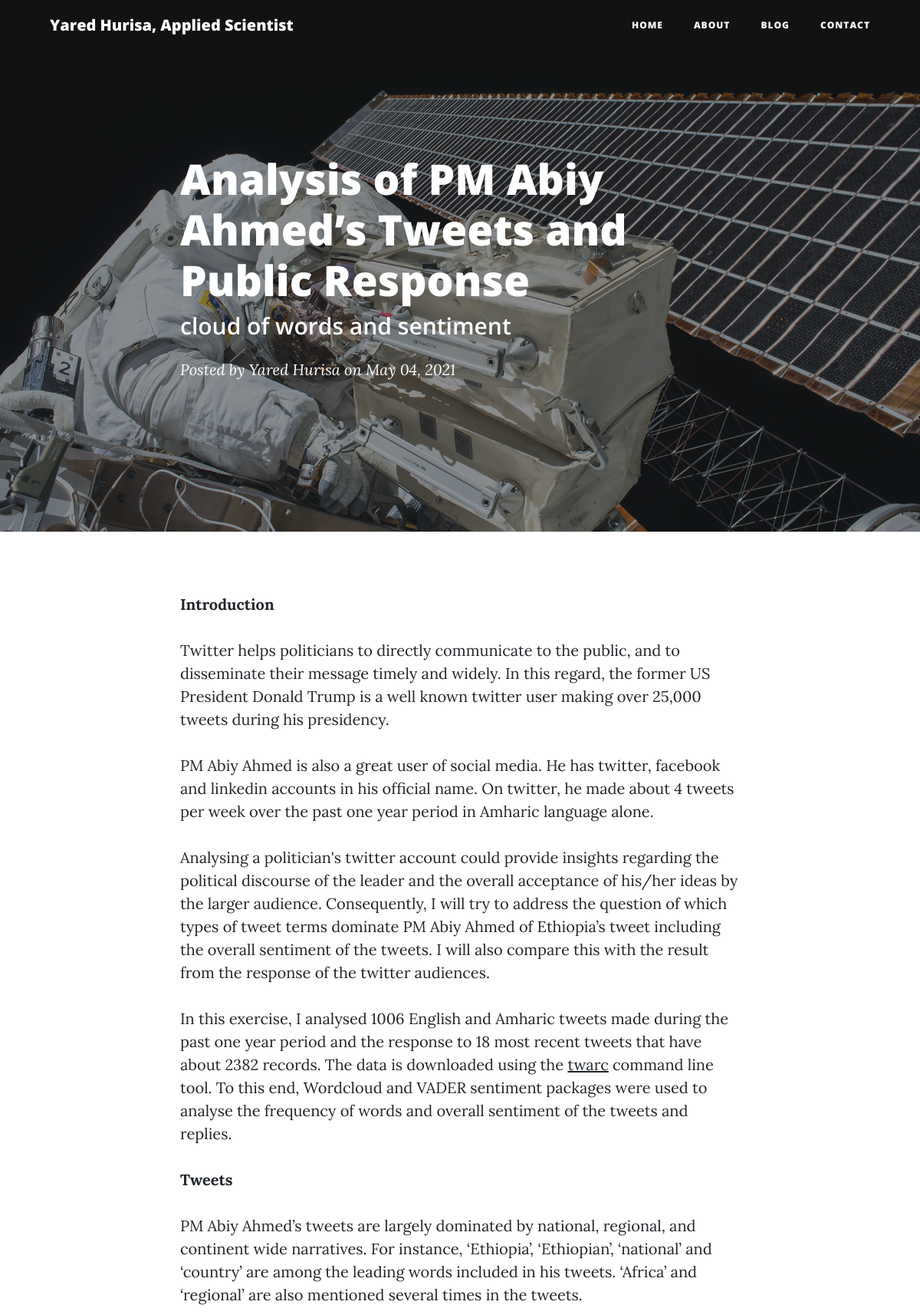
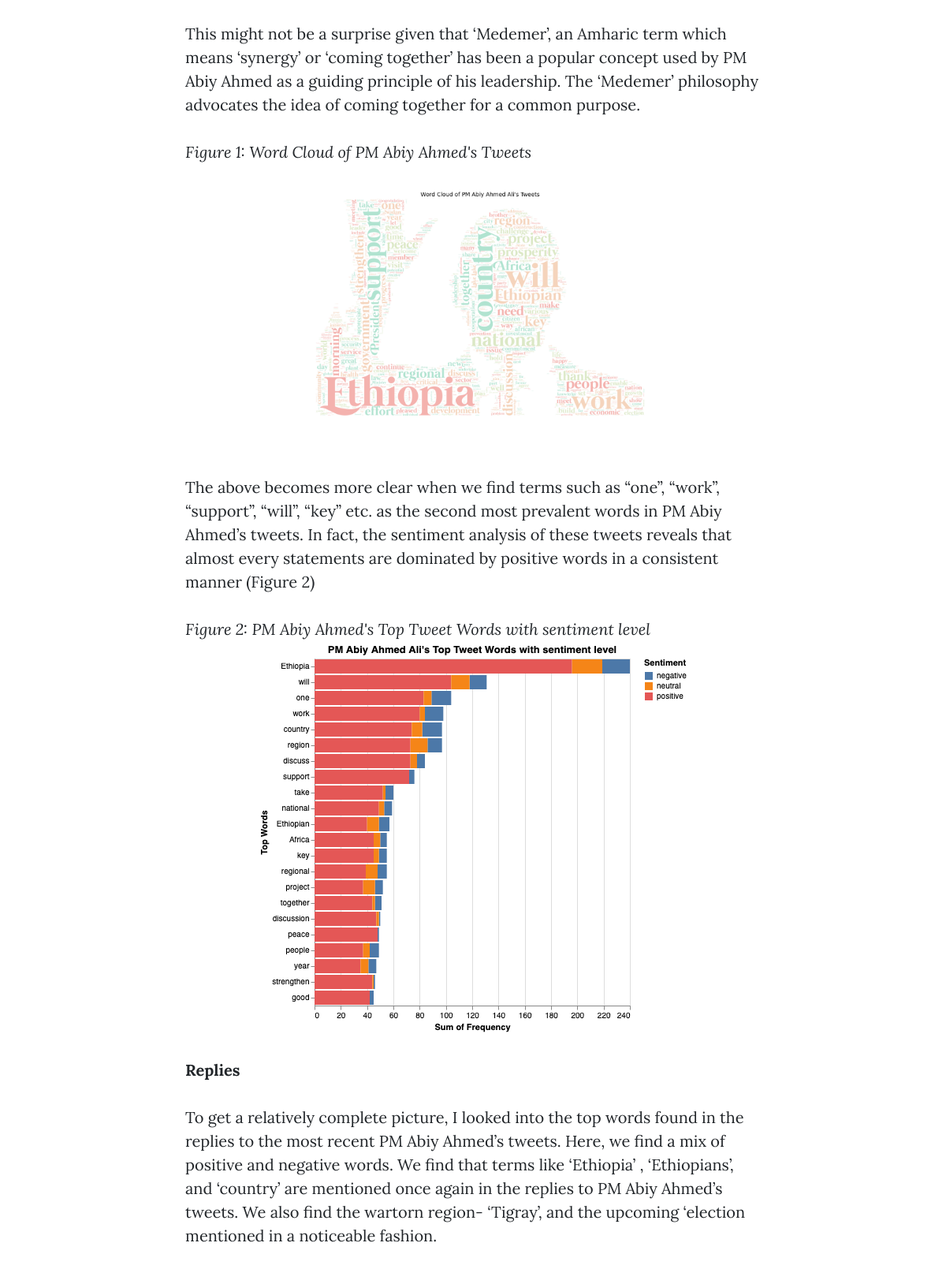
The app's page /post/analysis-of-pm-abiy-ahmeds-tweets-and-public-response-cloud-of-words-and-sentiment (upper part) with its own data (2 pictures, top to bottom).
### app.py (models this page shows, shortened)
class Posts(db.Model):
    __tablename__ = "Blogpost"
    id = db.Column(db.Integer, primary_key=True)
    title = db.Column(db.String(255))
    subtitle = db.Column(db.String(255))
    content = db.Column(db.Text)
    author = db.Column(db.String(255))
    date_posted = db.Column(db.DateTime)
    slug = db.Column(db.String(255))

### app.py (the view)
@app.route("/post/<string:slug>")
def post(slug):
    try:
        post = Posts.query.filter_by(slug=slug).one()
        return render_template("post.html", post=post)
    except sqlalchemy.orm.exc.NoResultFound:
        abort(404)

### templates/post.html (shortened to what this page needs)
<!DOCTYPE html>
<html lang="en">
  <head>
    <link
      href="../static/vendor/bootstrap/css/bootstrap.min.css"
      rel="stylesheet"
    />
    <link
      href="../static/vendor/fontawesome-free/css/all.min.css"
      rel="stylesheet"
      type="text/css"
    />
    <link href="../static/css/clean-blog.min.css" rel="stylesheet" />
  </head>
  <body>
    <nav class="navbar navbar-expand-lg navbar-light fixed-top" id="mainNav">
      <div class="container">
        <a class="navbar-brand" href="/">Yared Hurisa, Applied Scientist</a>
        <div class="collapse navbar-collapse" id="navbarResponsive">
          <ul class="navbar-nav ml-auto">
            <li class="nav-item">
              <a class="nav-link" href="/">Home</a>
            </li>
            <li class="nav-item">
              <a class="nav-link" href="/about">About</a>
            </li>
            <li class="nav-item">
              <a class="nav-link" href="/blog">Blog</a>
            </li>
            <li class="nav-item">
              <a class="nav-link" href="/contact">Contact</a>
            </li>
          </ul>
        </div>
      </div>
    </nav>
    <header
      class="masthead"
      style="background-image: url('../static/img/post-bg.jpg')"
    >
      <div class="overlay"></div>
      <div class="container">
        <div class="row">
          <div class="col-lg-8 col-md-10 mx-auto">
            <div class="post-heading">
              <h1>{{post.title}}</h1>
              <h2 class="subheading">{{post.subtitle}}</h2>
              <span class="meta"
                >Posted by
                <a href="#">{{post.author}}</a>
                on {{post.date_posted.strftime('%B %d, %Y')}}</span
              >
            </div>
          </div>
        </div>
      </div>
    </header>
    <article>
      <div class="container">
        <div class="row">
          <div class="col-lg-8 col-md-10 mx-auto">
            <p>{{post.content | safe}}</p>
          </div>
        </div>
      </div>
    </article>
                      <link rel="stylesheet" href="https://cdnjs.cloudflare.com/ajax/libs/font-awesome/4.7.0/css/font-awesome.min.css">
    </body>
    </html>

### records on screen
Posts: title "Analysis of PM Abiy Ahmed’s Tweets and Public Response", subtitle "cloud of words and sentiment", author "Yared Hurisa", date_posted "May 04, 2021", content "Introduction Twitter helps politicians to directly communicate to the public, and to disseminate their message timely and widely. In this regard, the former US President Donald Trump is a well known twitter user making over 25,000 tweets during his presidency. PM Abiy Ahmed is also a great user of social media. He has twitter, facebook and linkedin accounts in his official name. On twitter, he made about 4 tweets per week over the past one year period in Amharic language alone. Analysing a politician's twitter account could provide insights regarding the political discourse of the leader and the overall acceptance of his/her ideas by the larger audience. Consequently, I will try to address…", content (picture)
